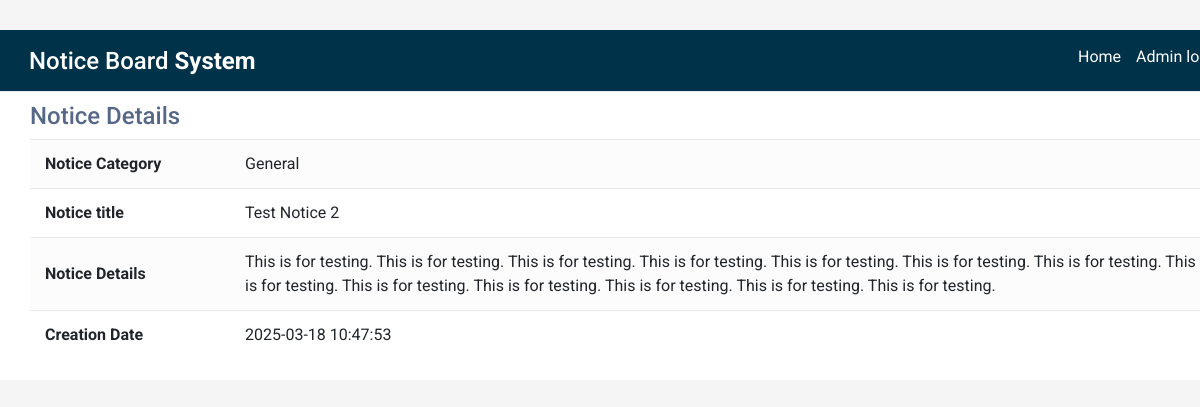
The page /notice-details.php?nid=3 on the database its author committed.
### tables this page shows
CREATE TABLE `notices` (
  `id` int(11) NOT NULL,
  `category` varchar(255) DEFAULT NULL,
  `title` varchar(255) NOT NULL,
  `content` text NOT NULL,
  `created_at` timestamp NOT NULL DEFAULT current_timestamp(),
  `status` enum('active','inactive') DEFAULT 'active',
  `created_by` int(11) DEFAULT NULL
);

### notice-details.php (the view, shortened to what this page needs)
<?php
include('includes/dbconnection.php'); ?>
<!DOCTYPE html>
<html lang="en">
<head>
<link rel="stylesheet" href="https://stackpath.bootstrapcdn.com/bootstrap/4.5.0/css/bootstrap.min.css">
<link rel="stylesheet" href="https://maxcdn.bootstrapcdn.com/font-awesome/4.7.0/css/font-awesome.min.css">
</head>
<body>
<div>
    <div class="table-responsive">
        <div class="table-wrapper">
            <div class="table-title">
                <div class="row">
                    <div class="col-sm-6"><h2>Notice Board  <b>System</b></h2></div>
                      <div class="col-sm-6" >
                        <a href="login.php" style="float:right; color:#fff; padding-left:15px;">Admin login</a>
<a href="index.php" style="float:right; color:#fff">Home</a>
                      </div>
                </div>
            </div>
            <h4>Notice Details</h4>
            <table class="table table-striped table-hover">
    <?php $nid=intval($_GET['nid']);
$sql = "SELECT * FROM notices where status='active' and id='$nid' ORDER BY created_at DESC";
$result = $con->query($sql);
$cnt=1;
    while ($row = $result->fetch_assoc()): ?>
        <tr>
      <th style="width:200px;">Notice Category</th>
            <td><?php echo $row['category'] ?></td>
        </tr>
        <tr>
            <th>Notice title</th>
            <td><?php echo $row['title'] ?></td>
        </tr>
<tr>
            <th>Notice Details</th>
            <td><?php echo $row['content'] ?></td>
        </tr>
        <tr>
            <th>Creation Date</th>
              <td><?php echo $row['created_at'] ?></td>
          </tr>
    <?php $cnt++; endwhile; ?>
            </table>
        </div>
    </div>
</div>
</body>
</html>

### notice-details.php (style rules this page uses)
body { color: #566787; background: #f5f5f5; font-family: 'Roboto', sans-serif; }
.table-responsive { margin: 30px 0; }
.table-wrapper { width: 1250px; background: #fff; margin: 0 auto; padding: 20px 30px 5px; box-shadow: 0 0 1px 0 rgba(0,0,0,.25); }
.table-title { min-width: 100%; border-bottom: 1px solid #e9e9e9; padding-bottom: 15px; margin-bottom: 5px; background: rgb(0, 50, 74); margin: -20px -31px 10px; padding: 15px 30px; color: #fff; }
.table-title h2 { margin: 2px 0 0; font-size: 24px; }
table.table { min-width: 100%; }
table.table tr th, table.table tr td { border-color: #e9e9e9; padding: 12px 15px; vertical-align: middle; }
table.table tr th:first-child { width: 40px; }
table.table-striped tbody tr:nth-of-type(odd) { background-color: #fcfcfc; }

### rows shown on the page
notices: category "General", title "Test Notice 2", content "This is for testing. This is for testing. This is for testing. This is for testing. This is for testing. This is for testing. This is for testing. This is for testing. This is for testing. This is for testing. This is for testing. This is for testing. This is for testing.", created_at "2025-03-18 10:47:53"
